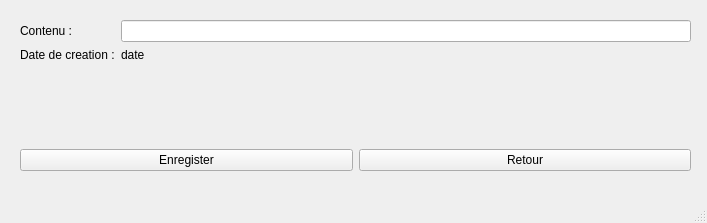
<?xml version="1.0" encoding="UTF-8"?>
<ui version="4.0">
 <class>InteractionForm</class>
 <widget class="QMainWindow" name="InteractionForm">
  <property name="geometry">
   <rect>
    <x>0</x>
    <y>0</y>
    <width>707</width>
    <height>223</height>
   </rect>
  </property>
  <property name="windowTitle">
   <string>Création d'une interaction</string>
  </property>
  <widget class="QWidget" name="centralwidget">
   <widget class="QWidget" name="verticalLayoutWidget">
    <property name="geometry">
     <rect>
      <x>20</x>
      <y>20</y>
      <width>671</width>
      <height>151</height>
     </rect>
    </property>
    <layout class="QVBoxLayout" name="verticalLayout">
     <item>
      <layout class="QFormLayout" name="formLayout">
       <item row="0" column="0">
        <widget class="QLabel" name="contenuLabel">
         <property name="text">
          <string>Contenu : </string>
         </property>
        </widget>
       </item>
       <item row="0" column="1">
        <widget class="QLineEdit" name="contenuEdit"/>
       </item>
       <item row="1" column="0">
        <widget class="QLabel" name="dateDeCreationLabel">
         <property name="text">
          <string>Date de creation :</string>
         </property>
        </widget>
       </item>
       <item row="1" column="1">
        <widget class="QLabel" name="dateLabel">
         <property name="text">
          <string>date</string>
         </property>
        </widget>
       </item>
      </layout>
     </item>
     <item>
      <layout class="QHBoxLayout" name="horizontalLayout_2">
       <item>
        <widget class="QPushButton" name="enregisterPb">
         <property name="text">
          <string>Enregister</string>
         </property>
        </widget>
       </item>
       <item>
        <widget class="QPushButton" name="annulerPb">
         <property name="text">
          <string>Retour</string>
         </property>
        </widget>
       </item>
      </layout>
     </item>
    </layout>
   </widget>
  </widget>
  <widget class="QMenuBar" name="menubar">
   <property name="geometry">
    <rect>
     <x>0</x>
     <y>0</y>
     <width>707</width>
     <height>25</height>
    </rect>
   </property>
  </widget>
  <widget class="QStatusBar" name="statusbar"/>
 </widget>
 <resources/>
 <connections/>
</ui>
